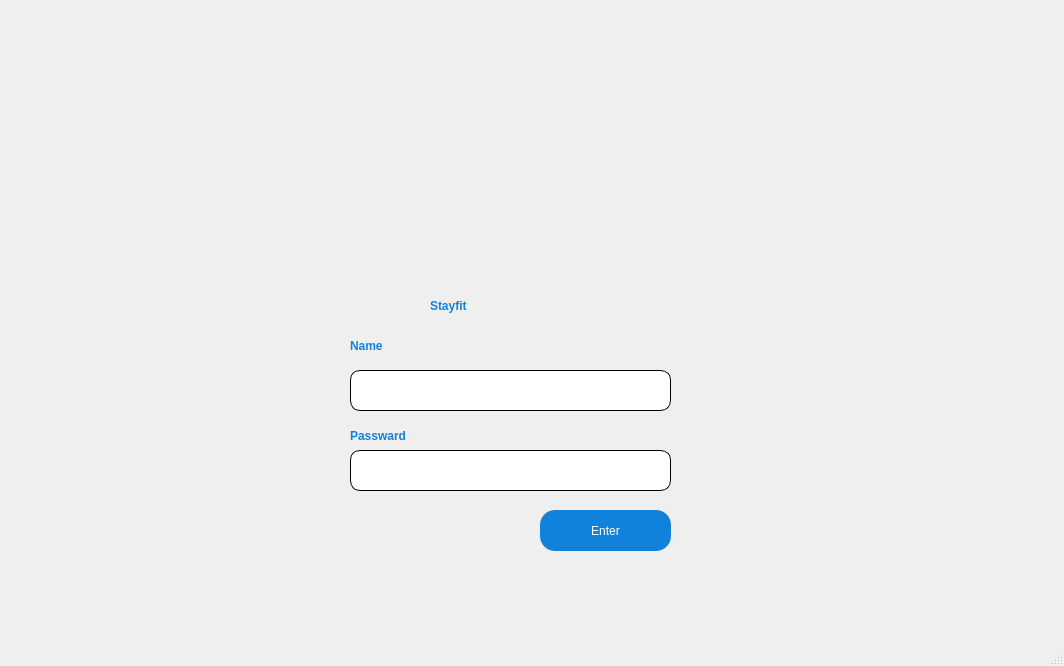
<?xml version="1.0" encoding="UTF-8"?>
<ui version="4.0">
 <class>MainWindow</class>
 <widget class="QMainWindow" name="MainWindow">
  <property name="geometry">
   <rect>
    <x>0</x>
    <y>0</y>
    <width>1064</width>
    <height>666</height>
   </rect>
  </property>
  <property name="windowTitle">
   <string>MainWindow</string>
  </property>
  <widget class="QWidget" name="centralwidget">
   <widget class="QLabel" name="label">
    <property name="geometry">
     <rect>
      <x>0</x>
      <y>-10</y>
      <width>1071</width>
      <height>661</height>
     </rect>
    </property>
    <property name="styleSheet">
     <string notr="true">background-image: url(:/newPrefix/login_back.png);</string>
    </property>
    <property name="text">
     <string/>
    </property>
   </widget>
   <widget class="QLabel" name="label_2">
    <property name="geometry">
     <rect>
      <x>410</x>
      <y>50</y>
      <width>191</width>
      <height>211</height>
     </rect>
    </property>
    <property name="styleSheet">
     <string notr="true">background-image: url(:/newPrefix/logo.png);</string>
    </property>
    <property name="text">
     <string/>
    </property>
   </widget>
   <widget class="QLabel" name="label_3">
    <property name="geometry">
     <rect>
      <x>430</x>
      <y>270</y>
      <width>171</width>
      <height>71</height>
     </rect>
    </property>
    <property name="styleSheet">
     <string notr="true">font: 34pt &quot;Myanmar Text&quot;;


font-weight:500;
color: rgb(16,130,219);

</string>
    </property>
    <property name="text">
     <string>Stayfit</string>
    </property>
   </widget>
   <widget class="QLabel" name="label_4">
    <property name="geometry">
     <rect>
      <x>350</x>
      <y>330</y>
      <width>81</width>
      <height>31</height>
     </rect>
    </property>
    <property name="styleSheet">
     <string notr="true">font: 12pt &quot;Myanmar Text&quot;;


font-weight:500;
color: rgb(16,130,219);
</string>
    </property>
    <property name="text">
     <string>Name</string>
    </property>
   </widget>
   <widget class="QLabel" name="label_5">
    <property name="geometry">
     <rect>
      <x>350</x>
      <y>420</y>
      <width>91</width>
      <height>31</height>
     </rect>
    </property>
    <property name="styleSheet">
     <string notr="true">font: 12pt &quot;Myanmar Text&quot;;


font-weight:500;
color: rgb(16,130,219);
</string>
    </property>
    <property name="text">
     <string>Passward</string>
    </property>
   </widget>
   <widget class="QLineEdit" name="Name_lineEdit">
    <property name="geometry">
     <rect>
      <x>350</x>
      <y>370</y>
      <width>321</width>
      <height>41</height>
     </rect>
    </property>
    <property name="styleSheet">
     <string notr="true">border-radius:10px;
  padding: 10px;

border-style:outset;
border-width:1px;
border-color:black;</string>
    </property>
   </widget>
   <widget class="QLineEdit" name="Name_lineEdit_2">
    <property name="geometry">
     <rect>
      <x>350</x>
      <y>450</y>
      <width>321</width>
      <height>41</height>
     </rect>
    </property>
    <property name="styleSheet">
     <string notr="true">border-radius:10px;
  padding: 10px;

border-style:outset;
border-width:1px;
border-color:black;</string>
    </property>
   </widget>
   <widget class="QPushButton" name="Search_pushButton">
    <property name="geometry">
     <rect>
      <x>540</x>
      <y>510</y>
      <width>131</width>
      <height>41</height>
     </rect>
    </property>
    <property name="styleSheet">
     <string notr="true">background-color: rgb(16,130,219);
font: 16pt &quot;MS Shell Dlg 2&quot;;
color: rgb(255,255,255);

border-radius:15px;
  padding: 10px;

</string>
    </property>
    <property name="text">
     <string>Enter</string>
    </property>
   </widget>
  </widget>
  <widget class="QMenuBar" name="menubar">
   <property name="geometry">
    <rect>
     <x>0</x>
     <y>0</y>
     <width>1064</width>
     <height>26</height>
    </rect>
   </property>
  </widget>
  <widget class="QStatusBar" name="statusbar"/>
 </widget>
 <resources>
  <include location="The_GUI_dr/this_is_resource.qrc"/>
 </resources>
 <connections/>
</ui>
